Frame 1 (no input): blank canvas, image omitted
Frame 60 (no input): blank canvas, image omitted
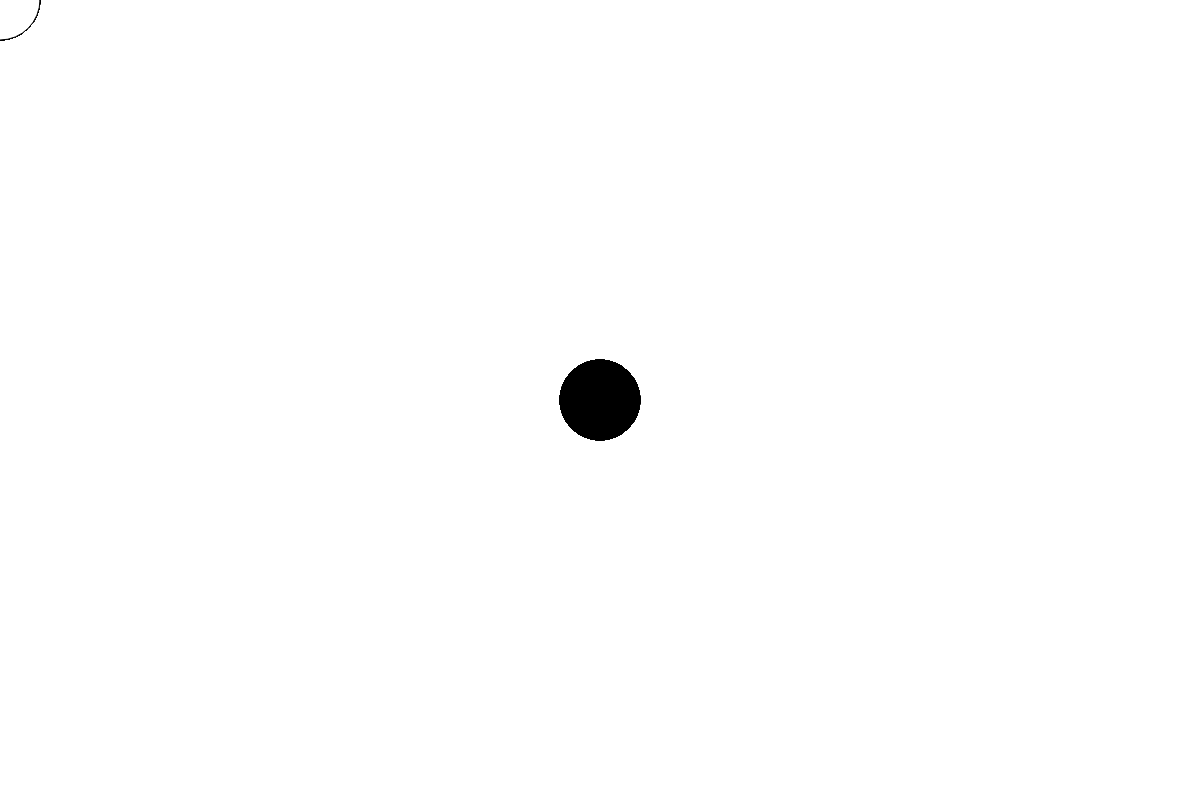
Frame 120 (the mouse pressed at the canvas centre since frame 60)

The p5.js sketch whose frames 1 and 60 were blank and that drew this single picture after the mouse press (run headless with seeded random() and noise() and a simulated clock; from frame 60 on, the mouse is pressed at the canvas centre):

// p5.js sketch
// ── sketch.js
function setup() {
  createCanvas(1200, 800);
}

function draw() {
  // x axis, y axis, width, height
  if (mouseIsPressed) {
    fill(0);
  } else {
    fill(255);
  }
  ellipse(mouseX, mouseY, 80, 80);
}
